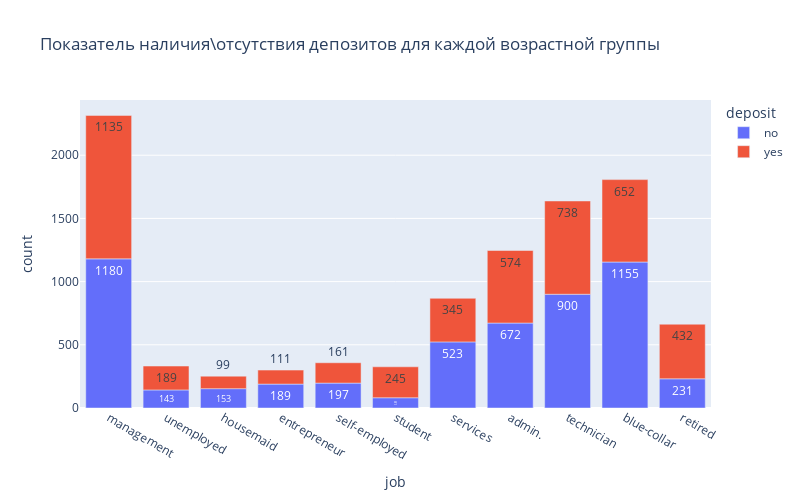

This figure's notebook cell:
### Markdown cell above
Бόльшая часть клиентов банка относится к людям с средним образованием. Из них большинство не имеют депозита.

### Code cell
# постройте визуализации для открывших и неоткрывших депозит в зависимости от вида профессиональной занятости

fig = px.bar(
    df.groupby('deposit', as_index=False)['job'].value_counts().sort_values(by = 'deposit', ascending=True), #DataFrame
    x = 'job', #ось абсцисс
    y = 'count', #ось ординат
    color="deposit",
    text_auto=True,
    width = 800, #ширина
    height = 500, #высота
    title = "Показатель наличия\отсутствия депозитов для каждой возрастной группы" #заголовок
    );
fig.show() #отображаем график

### Figure 1 — Plotly figure (JSON) as saved in the notebook; plotly's stock layout.template omitted (floating-point values rounded to 4 significant figures)
{"data": [{"alignmentgroup": "True", "hovertemplate": "deposit=no<br>job=%{x}<br>count=%{y}<extra></extra>", "legendgroup": "no", "marker": {"color": "#636efa", "pattern": {"shape": ""}}, "name": "no", "offsetgroup": "no", "orientation": "v", "showlegend": true, "textposition": "auto", "texttemplate": "%{y}", "type": "bar", "x": ["management", "unemployed", "housemaid", "entrepreneur", "self-employed", "student", "services", "admin.", "technician", "blue-collar", "retired"], "xaxis": "x", "y": [1180, 143, 153, 189, 197, 81, 523, 672, 900, 1155, 231], "yaxis": "y"}, {"alignmentgroup": "True", "hovertemplate": "deposit=yes<br>job=%{x}<br>count=%{y}<extra></extra>", "legendgroup": "yes", "marker": {"color": "#EF553B", "pattern": {"shape": ""}}, "name": "yes", "offsetgroup": "yes", "orientation": "v", "showlegend": true, "textposition": "auto", "texttemplate": "%{y}", "type": "bar", "x": ["entrepreneur", "management", "technician", "blue-collar", "admin.", "retired", "services", "student", "unemployed", "self-employed", "housemaid"], "xaxis": "x", "y": [111, 1135, 738, 652, 574, 432, 345, 245, 189, 161, 99], "yaxis": "y"}], "layout": {"barmode": "relative", "height": 500, "legend": {"title": {"text": "deposit"}, "tracegroupgap": 0}, "title": {"text": "Показатель наличия\\отсутствия депозитов для каждой возрастной группы"}, "width": 800, "xaxis": {"anchor": "y", "domain": [0, 1], "title": {"text": "job"}}, "yaxis": {"anchor": "x", "domain": [0, 1], "title": {"text": "count"}}}}
